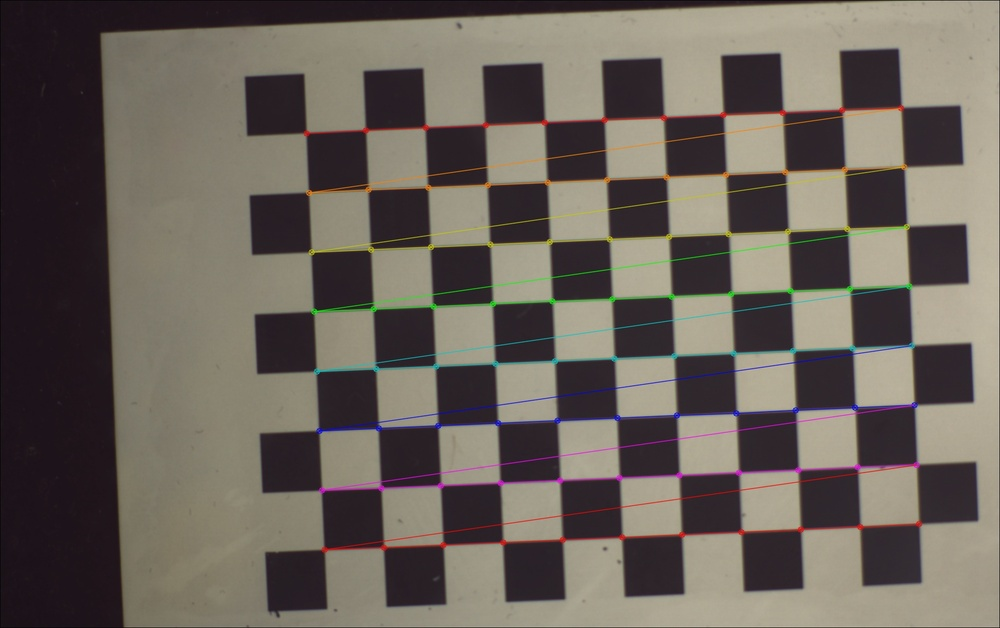
#> input picture work_tips/tensorflow2.1固化模型以及c++上预测/conimg1.jpg, 1000 x 628 px, shrunk from 1936 x 1216 before the run; its folder holds only this picture in this run
$ python -i camera_class.py   (imports and definitions only)   (older library calls are emulated)
#> lines starting #> are read from the running program, lines starting #| are printed output that depends on the picture
#> further down, picture is the input picture: shape (628, 1000, 3); mean B, G, R 90.1, 98, 105.7
# -*- coding: utf-8 -*-
from imutils.perspective import four_point_transform
# from numpy._distributor_init import NUMPY_MKL  # requires numpy+mkl
import scipy
import cv2
import numpy as np
import glob
import os
import time


class CameraCorrect:
    def __init__(self, Img, width_cell_number=11, height_cell_number=8, cell_width=50):
        # 初始化图片路径
        # self.image_path = chess_board_path
        # 设置寻找亚像素角点的参数，采用的停止准则是最大循环次数30和最大误差容限0.001
#> called with width_cell_number = 11, height_cell_number = 8, cell_width = 50
        self.criteria = (cv2.TERM_CRITERIA_MAX_ITER | cv2.TERM_CRITERIA_EPS, 30, 0.001)
        # 宽度、长度方向上的角点个数
        self.width_number = width_cell_number
        self.height_number = height_cell_number
        self.objp = np.zeros((self.height_number * self.width_number, 3), np.float32)
        # 将世界坐标系建在标定板上，所有点的Z坐标全部为0，所以只需要赋值x和y
        self.objp[:, :2] = np.mgrid[0:11, 0:8].T.reshape(-1, 2)
        self.obj_points = []  # 存储3D点
        self.img_points = []  # 存储2D点
        if len(Img.shape) > 2:
            self.gray = cv2.cvtColor(Img, cv2.COLOR_BGR2GRAY)
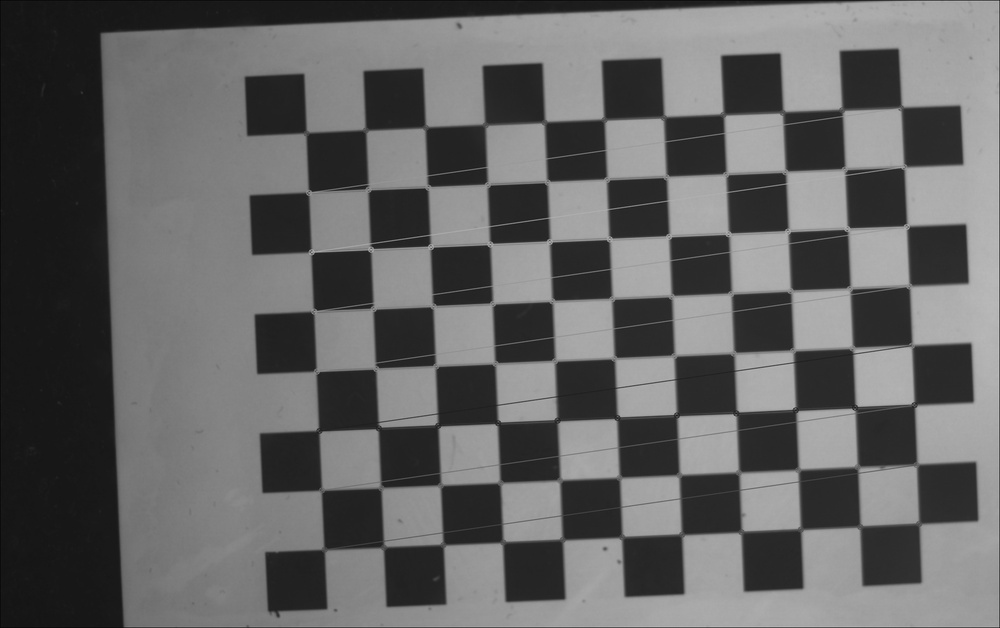
#> self.gray: shape (628, 1000); min 4, max 196, mean 99.3
        else:
            self.gray = Img
        self.size = self.gray.shape[::-1]
#> self.size = (1000, 628)
        start_time = time.time()
        # 均衡化图像高度 cv2.CALIB_CB_NORMALIZE_IMAGE  cv2.CALIB_CB_FILTER_QUADS
        self.ret, self.corners = cv2.findChessboardCorners(self.gray,
                                                           (self.width_number, self.height_number),
                                                           flags=cv2.CALIB_CB_FILTER_QUADS)
#> self.ret = False; self.corners = 74 rows, first 8: [622, 335], [552.5, 301], [731, 302], [666, 330], [843.5, 172.5], [786, 178], [907.5, 225], [849, 233]
        end_time = time.time()
        print("--------", end_time - start_time)
        self.corners2 = ""
        self.center_point = tuple(["", ""])
        self.x_resolution, self.y_resolution = "", ""
        self.sharpness_score, self.brightness_score = "", ""
        self.x_angle, self.y_angle, self.z_angle = "", "", ""
        if self.ret:
            self.obj_points.append(self.objp)
            # 在原角点的基础上寻找亚像素角点坐标
            self.corners2 = cv2.cornerSubPix(self.gray, self.corners, (5, 5), (-1, -1), self.criteria)
            # 求棋盘的中心点
            self.center_point = self.chessboard_center_point()
            self.cell_width = cell_width
            # x方向 以及 y方向上的分辨率
            self.x_resolution, self.y_resolution = self.chess_resolution()
            # 透视变换后图像清晰度(四点透视变化)
            self.sharpness_score = self.transform_image_sharpness()
            # 灰度图像下求图像亮度
            self.brightness_score = self._image_brightness()
            if [self.corners2]:
                self.img_points.append(self.corners2)
            # cv2.drawChessboardCorners(img, (11, 8), self.corners, self.ret)  # OpenCV的绘制函数一般无返回值
            # 标定
            self.ret, self.mtx, self.dist, self.rvecs, self.tvecs = cv2.calibrateCamera(
                self.obj_points, self.img_points, self.size, None, None)
            self.x_angle = np.round(180 / np.pi * self.rvecs[0][0][0], 2)
            self.y_angle = np.round(180 / np.pi * self.rvecs[0][1][0], 2)
            self.z_angle = np.round(180 / np.pi * self.rvecs[0][2][0], 2)

    # [58 lines left out: functions chessboard_center_point, chess_resolution, _image_brightness, not called in this run]

    def transform_image_sharpness(self):
        # 转换为整型点
        # 左上点
#> (the run stopped early here; a loop or call above may not have finished)
